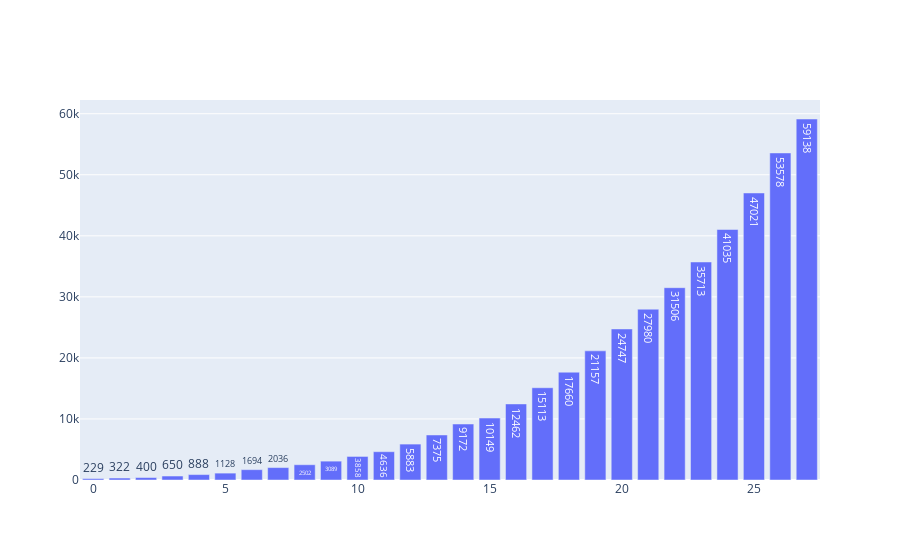

Notebook cell for this chart:
### Markdown cell above
# Plotting andamento nazionale giornaliero - Crescita Curva Contagi

### Code cell
fig = go.Figure([go.Bar(
                y=complessivo_totale_casi,
                text = complessivo_totale_casi,
                textposition='auto')])
fig.show()

### Figure 1 — Plotly figure (JSON) as saved in the notebook; plotly's stock layout.template omitted (floating-point values rounded to 4 significant figures)
{"data": [{"text": ["229", "322", "400", "650", "888", "1128", "1694", "2036", "2502", "3089", "3858", "4636", "5883", "7375", "9172", "10149", "12462", "15113", "17660", "21157", "24747", "27980", "31506", "35713", "41035", "47021", "53578", "59138"], "textposition": "auto", "type": "bar", "y": [229, 322, 400, 650, 888, 1128, 1694, 2036, 2502, 3089, 3858, 4636, 5883, 7375, 9172, 10149, 12462, 15113, 17660, 21157, 24747, 27980, 31506, 35713, 41035, 47021, 53578, 59138]}], "layout": {}}
